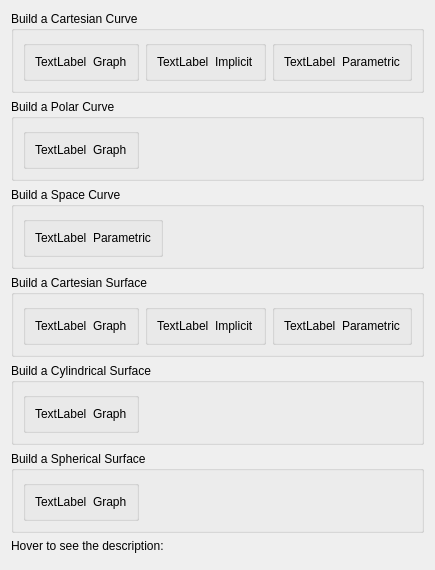
<?xml version="1.0" encoding="UTF-8"?>
<ui version="4.0">
 <class>PlotsBuilderWidget</class>
 <widget class="QWidget" name="PlotsBuilderWidget">
  <property name="geometry">
   <rect>
    <x>0</x>
    <y>0</y>
    <width>407</width>
    <height>537</height>
   </rect>
  </property>
  <layout class="QVBoxLayout" name="verticalLayout">
   <item>
    <widget class="QGroupBox" name="cartesianCurvesLinks">
     <property name="title">
      <string>Build a Cartesian Curve</string>
     </property>
     <layout class="QHBoxLayout" name="horizontalLayout_15">
      <item>
       <widget class="QGroupBox" name="groupBox">
        <property name="title">
         <string/>
        </property>
        <layout class="QHBoxLayout" name="horizontalLayout">
         <item>
          <widget class="QLabel" name="buildCartesianGraphCurveIcon">
           <property name="text">
            <string>TextLabel</string>
           </property>
          </widget>
         </item>
         <item>
          <widget class="KUrlLabel" name="buildCartesianGraphCurve">
           <property name="text">
            <string>Graph</string>
           </property>
          </widget>
         </item>
        </layout>
       </widget>
      </item>
      <item>
       <widget class="QGroupBox" name="groupBox_2">
        <property name="title">
         <string/>
        </property>
        <layout class="QHBoxLayout" name="horizontalLayout_11">
         <item>
          <widget class="QLabel" name="buildCartesianImplicitCurveIcon">
           <property name="text">
            <string>TextLabel</string>
           </property>
          </widget>
         </item>
         <item>
          <widget class="KUrlLabel" name="buildCartesianImplicitCurve">
           <property name="text">
            <string>Implicit</string>
           </property>
          </widget>
         </item>
        </layout>
       </widget>
      </item>
      <item>
       <widget class="QGroupBox" name="groupBox_10">
        <property name="title">
         <string/>
        </property>
        <layout class="QHBoxLayout" name="horizontalLayout_12">
         <item>
          <widget class="QLabel" name="buildCartesianParametricCurve2DIcon">
           <property name="text">
            <string>TextLabel</string>
           </property>
          </widget>
         </item>
         <item>
          <widget class="KUrlLabel" name="buildCartesianParametricCurve2D">
           <property name="text">
            <string>Parametric</string>
           </property>
          </widget>
         </item>
        </layout>
       </widget>
      </item>
      <item>
       <spacer name="horizontalSpacer">
        <property name="orientation">
         <enum>Qt::Horizontal</enum>
        </property>
        <property name="sizeHint" stdset="0">
         <size>
          <width>40</width>
          <height>20</height>
         </size>
        </property>
       </spacer>
      </item>
     </layout>
    </widget>
   </item>
   <item>
    <widget class="QGroupBox" name="polarCurvesLinks">
     <property name="title">
      <string>Build a Polar Curve</string>
     </property>
     <layout class="QHBoxLayout" name="horizontalLayout_4">
      <item>
       <widget class="QGroupBox" name="groupBox_3">
        <property name="title">
         <string/>
        </property>
        <layout class="QHBoxLayout" name="horizontalLayout_8">
         <item>
          <widget class="QLabel" name="buildPolarGraphCurveIcon">
           <property name="text">
            <string>TextLabel</string>
           </property>
          </widget>
         </item>
         <item>
          <widget class="KUrlLabel" name="buildPolarGraphCurve">
           <property name="text">
            <string>Graph</string>
           </property>
          </widget>
         </item>
        </layout>
       </widget>
      </item>
      <item>
       <spacer name="horizontalSpacer_2">
        <property name="orientation">
         <enum>Qt::Horizontal</enum>
        </property>
        <property name="sizeHint" stdset="0">
         <size>
          <width>40</width>
          <height>20</height>
         </size>
        </property>
       </spacer>
      </item>
     </layout>
    </widget>
   </item>
   <item>
    <widget class="QGroupBox" name="spaceCurvesLinks">
     <property name="title">
      <string>Build a Space Curve</string>
     </property>
     <layout class="QHBoxLayout" name="horizontalLayout_13">
      <item>
       <widget class="QGroupBox" name="groupBox_4">
        <property name="title">
         <string/>
        </property>
        <layout class="QHBoxLayout" name="horizontalLayout_7">
         <item>
          <widget class="QLabel" name="buildCartesianParametricCurve3DIcon">
           <property name="text">
            <string>TextLabel</string>
           </property>
          </widget>
         </item>
         <item>
          <widget class="KUrlLabel" name="buildCartesianParametricCurve3D">
           <property name="text">
            <string>Parametric</string>
           </property>
          </widget>
         </item>
        </layout>
       </widget>
      </item>
      <item>
       <spacer name="horizontalSpacer_3">
        <property name="orientation">
         <enum>Qt::Horizontal</enum>
        </property>
        <property name="sizeHint" stdset="0">
         <size>
          <width>40</width>
          <height>20</height>
         </size>
        </property>
       </spacer>
      </item>
     </layout>
    </widget>
   </item>
   <item>
    <widget class="QGroupBox" name="cartesianSurfacesLinks">
     <property name="title">
      <string>Build a Cartesian Surface</string>
     </property>
     <layout class="QHBoxLayout" name="horizontalLayout_3">
      <item>
       <widget class="QGroupBox" name="groupBox_5">
        <property name="title">
         <string/>
        </property>
        <layout class="QHBoxLayout" name="horizontalLayout_6">
         <item>
          <widget class="QLabel" name="buildCartesianGraphSurfaceIcon">
           <property name="text">
            <string>TextLabel</string>
           </property>
          </widget>
         </item>
         <item>
          <widget class="KUrlLabel" name="buildCartesianGraphSurface">
           <property name="text">
            <string>Graph</string>
           </property>
          </widget>
         </item>
        </layout>
       </widget>
      </item>
      <item>
       <widget class="QGroupBox" name="groupBox_8">
        <property name="title">
         <string/>
        </property>
        <layout class="QHBoxLayout" name="horizontalLayout_9">
         <item>
          <widget class="QLabel" name="buildCartesianImplicitSurfaceIcon">
           <property name="text">
            <string>TextLabel</string>
           </property>
          </widget>
         </item>
         <item>
          <widget class="KUrlLabel" name="buildCartesianImplicitSurface">
           <property name="text">
            <string>Implicit</string>
           </property>
          </widget>
         </item>
        </layout>
       </widget>
      </item>
      <item>
       <widget class="QGroupBox" name="groupBox_9">
        <property name="title">
         <string/>
        </property>
        <layout class="QHBoxLayout" name="horizontalLayout_10">
         <item>
          <widget class="QLabel" name="buildCartesianParametricSurfaceIcon">
           <property name="text">
            <string>TextLabel</string>
           </property>
          </widget>
         </item>
         <item>
          <widget class="KUrlLabel" name="buildCartesianParametricSurface">
           <property name="text">
            <string>Parametric</string>
           </property>
          </widget>
         </item>
        </layout>
       </widget>
      </item>
      <item>
       <spacer name="horizontalSpacer_4">
        <property name="orientation">
         <enum>Qt::Horizontal</enum>
        </property>
        <property name="sizeHint" stdset="0">
         <size>
          <width>40</width>
          <height>20</height>
         </size>
        </property>
       </spacer>
      </item>
     </layout>
    </widget>
   </item>
   <item>
    <widget class="QGroupBox" name="cylindricalSurfacesLinks">
     <property name="title">
      <string>Build a Cylindrical Surface</string>
     </property>
     <layout class="QHBoxLayout" name="horizontalLayout_16">
      <item>
       <widget class="QGroupBox" name="groupBox_6">
        <property name="title">
         <string/>
        </property>
        <layout class="QHBoxLayout" name="horizontalLayout_5">
         <item>
          <widget class="QLabel" name="buildCylindricalGraphSurfaceIcon">
           <property name="text">
            <string>TextLabel</string>
           </property>
          </widget>
         </item>
         <item>
          <widget class="KUrlLabel" name="buildCylindricalGraphSurface">
           <property name="text">
            <string>Graph</string>
           </property>
          </widget>
         </item>
        </layout>
       </widget>
      </item>
      <item>
       <spacer name="horizontalSpacer_5">
        <property name="orientation">
         <enum>Qt::Horizontal</enum>
        </property>
        <property name="sizeHint" stdset="0">
         <size>
          <width>40</width>
          <height>20</height>
         </size>
        </property>
       </spacer>
      </item>
     </layout>
    </widget>
   </item>
   <item>
    <widget class="QGroupBox" name="sphericalSurfacesLinks">
     <property name="title">
      <string>Build a Spherical Surface</string>
     </property>
     <layout class="QHBoxLayout" name="horizontalLayout_17">
      <item>
       <widget class="QGroupBox" name="groupBox_7">
        <property name="title">
         <string/>
        </property>
        <layout class="QHBoxLayout" name="horizontalLayout_2">
         <item>
          <widget class="QLabel" name="buildSphericalGraphSurfaceIcon">
           <property name="text">
            <string>TextLabel</string>
           </property>
          </widget>
         </item>
         <item>
          <widget class="KUrlLabel" name="buildSphericalGraphSurface">
           <property name="text">
            <string>Graph</string>
           </property>
          </widget>
         </item>
        </layout>
       </widget>
      </item>
      <item>
       <spacer name="horizontalSpacer_6">
        <property name="orientation">
         <enum>Qt::Horizontal</enum>
        </property>
        <property name="sizeHint" stdset="0">
         <size>
          <width>40</width>
          <height>20</height>
         </size>
        </property>
       </spacer>
      </item>
     </layout>
    </widget>
   </item>
   <item>
    <widget class="QLabel" name="label_4">
     <property name="text">
      <string>Hover to see the description:</string>
     </property>
    </widget>
   </item>
   <item>
    <widget class="QtMmlWidget" name="plotExample">
     <property name="sizePolicy">
      <sizepolicy hsizetype="Preferred" vsizetype="Expanding">
       <horstretch>0</horstretch>
       <verstretch>0</verstretch>
      </sizepolicy>
     </property>
     <property name="frameShape">
      <enum>QFrame::StyledPanel</enum>
     </property>
     <property name="frameShadow">
      <enum>QFrame::Raised</enum>
     </property>
    </widget>
   </item>
  </layout>
 </widget>
 <customwidgets>
  <customwidget>
   <class>KUrlLabel</class>
   <extends>QLabel</extends>
   <header>kurllabel.h</header>
  </customwidget>
  <customwidget>
   <class>QtMmlWidget</class>
   <extends>QFrame</extends>
   <header>qtmmlwidget.h</header>
   <container>1</container>
  </customwidget>
 </customwidgets>
 <resources/>
 <connections/>
</ui>
